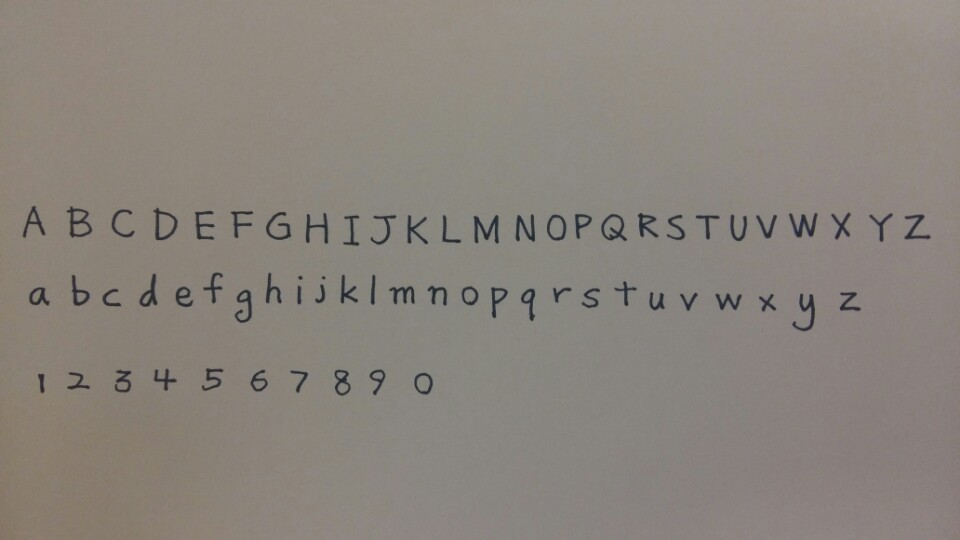
#> input picture characterRecognitionFunction/train.test.exp0.jpg, 960 x 540 px
$ python scan.py --image train.test.exp0.jpg   (Python 2 division)   (older library calls are emulated)
#> lines starting #> are read from the running program, lines starting #| are printed output that depends on the picture; after the words box and inside, x2 and y2 are one past the last pixel; in counts of white or black regions, pixels touching at a corner belong together
#_*_coding: utf-8

# import the necessary packages
from transform import four_point_transform
import imutils
from skimage.filters import threshold_adaptive
import numpy as np
import argparse
import cv2

# construct the argument parser and parse the arguments
# 이미지 가져옴
ap = argparse.ArgumentParser()
ap.add_argument("-i", "--image", required = True,
	help = "Path to the image to be scanned")
args = vars(ap.parse_args())

# load the image and compute the ratio of the old height
# to the new height, clone it, and resize it
# 이미지를 읽음
image = cv2.imread(args["image"])
#> image is the input picture: shape (540, 960, 3); mean B, G, R 124.6, 131.9, 138.6
ratio = image.shape[0] / 500.0
#> ratio = 1.08
orig = image.copy()
image = imutils.resize(image, height = 500)
#> image: shape (500, 888, 3)

# convert the image to grayscale, blur it, and find edges
# in the image
# 이진화 + GaussianBlur(노이즈 감소 + 디테일도 감소)
'''
GaussianBlur = GaussianFilter => 노이즈를 감소
노이즈랑 디테일 감소
반투명한 곳으로 보는거 같은데 포커스의 밖에 있는애들이나 조명의 그늘진 부분을
grayscale(이진화)를 이용해 기하학적 취급이 가능.
Canny edge detection을 이용해 테두리를 출력. (현재 최소 임계값 75, 최대 임계값 200).

Gaussian blur를 이용해 노이즈를 감소시키고
Canny edge detection을 이용해 테두리를 출력.
'''
gray = cv2.cvtColor(image, cv2.COLOR_BGR2GRAY)
gray = cv2.GaussianBlur(gray, (5, 5), 0)
edged = cv2.Canny(gray, 75, 200)
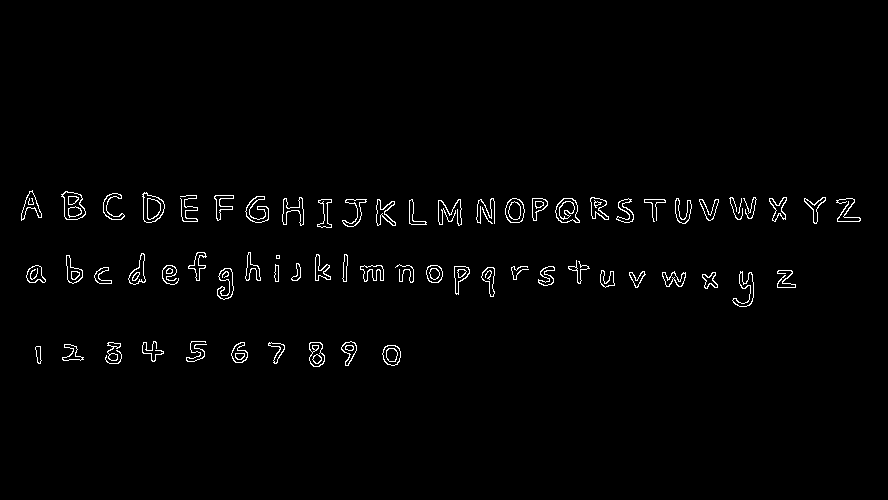
#> edged: shape (500, 888); 1.5% white in thin lines or dots, all inside (x1, y1, x2, y2) = (21, 190, 861, 367)

# show the original image and the edge detected image
print "STEP 1: Edge Detection"
cv2.imshow("Image", image)
cv2.imshow("Edged", edged)
cv2.waitKey(0)
cv2.destroyAllWindows()

# find the contours in the edged image, keeping only the
# largest ones, and initialize the screen contour
# contour이란 같은 값을 가진 곳들을 연결한 선. 이로 꼭지점 좌표얻
(cnts, _) = cv2.findContours(edged.copy(), cv2.RETR_LIST, cv2.CHAIN_APPROX_SIMPLE)
#> cnts = 156 contours, 21 with area under 20; largest, box (x1, y1, x2, y2) and area: (61, 191, 86, 220) 482, (142, 192, 165, 223) 482, (143, 193, 165, 223) 462, (62, 191, 86, 220) 460, (555, 198, 580, 223) 440
cnts = sorted(cnts, key = cv2.contourArea, reverse = True)[:5]
#> cnts = 5 contours; box (x1, y1, x2, y2) and area: (61, 191, 86, 220) 482, (142, 192, 165, 223) 482, (143, 193, 165, 223) 462, (62, 191, 86, 220) 460, (555, 198, 580, 223) 440

# loop over the contours
for c in cnts:
	# approximate the contour
	# 꼭지점으로 부터 이미지 테두리 추출
	peri = cv2.arcLength(c, True)
	approx = cv2.approxPolyDP(c, 0.02 * peri, True)

	# if our approximated contour has four points, then we
	# can assume that we have found our screen
	if len(approx) == 4:
		screenCnt = approx
		break
#> this loop made 5 passes
#> peri on passes 1 to 5: 95.6, 92.18, 87.36, 90.43, 89.01

# show the contour (outline) of the piece of paper
print "STEP 2: Find contours of paper"
#> (the run stopped early here; a loop or call above may not have finished)
